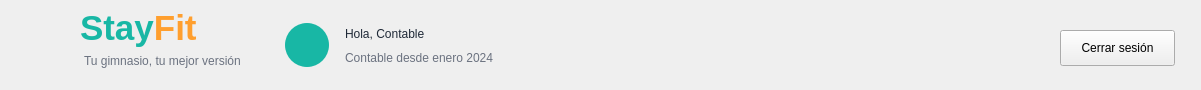
   <widget class="QFrame" name="frameHeader">
    <property name="geometry">
     <rect>
      <x>0</x>
      <y>0</y>
      <width>1201</width>
      <height>90</height>
     </rect>
    </property>
    <property name="frameShape">
     <enum>QFrame::NoFrame</enum>
    </property>
    <widget class="QLabel" name="lblLogoIcono">
     <property name="geometry">
      <rect>
       <x>18</x>
       <y>10</y>
       <width>65</width>
       <height>65</height>
      </rect>
     </property>
     <property name="styleSheet">
      <string notr="true">font: 28pt &quot;Segoe UI Emoji&quot;; color: #18B7A5;</string>
     </property>
     <property name="text">
      <string/>
     </property>
     <property name="pixmap">
      <pixmap>../imagenes/logo_stayfit.png</pixmap>
     </property>
     <property name="scaledContents">
      <bool>true</bool>
     </property>
    </widget>
    <widget class="QLabel" name="labelStayFitHeader">
     <property name="geometry">
      <rect>
       <x>80</x>
       <y>8</y>
       <width>170</width>
       <height>40</height>
      </rect>
     </property>
     <property name="text">
      <string>&lt;html&gt;&lt;head/&gt;&lt;body&gt;&lt;p&gt;&lt;span style=&quot; font-size:26pt; font-weight:700; color:#18B7A5;&quot;&gt;Stay&lt;/span&gt;&lt;span style=&quot; font-size:26pt; font-weight:700; color:#FF9F2E;&quot;&gt;Fit&lt;/span&gt;&lt;/p&gt;&lt;/body&gt;&lt;/html&gt;</string>
     </property>
    </widget>
    <widget class="QLabel" name="labelSubtituloHeader">
     <property name="geometry">
      <rect>
       <x>84</x>
       <y>52</y>
       <width>170</width>
       <height>18</height>
      </rect>
     </property>
     <property name="styleSheet">
      <string notr="true">color: #6B7280; font: 9pt &quot;Segoe UI&quot;;</string>
     </property>
     <property name="text">
      <string>Tu gimnasio, tu mejor versión</string>
     </property>
    </widget>
    <widget class="QLabel" name="lblAvatarCliente">
     <property name="geometry">
      <rect>
       <x>285</x>
       <y>23</y>
       <width>44</width>
       <height>44</height>
      </rect>
     </property>
     <property name="styleSheet">
      <string notr="true">background-color: #18B7A5; color: white; border-radius: 22px; font: 20pt &quot;Segoe UI Emoji&quot;;</string>
     </property>
     <property name="text">
      <string/>
     </property>
     <property name="pixmap">
      <pixmap>../imagenes/usuario.png</pixmap>
     </property>
     <property name="scaledContents">
      <bool>true</bool>
     </property>
    </widget>
    <widget class="QLabel" name="lblNombreCliente">
     <property name="geometry">
      <rect>
       <x>345</x>
       <y>22</y>
       <width>270</width>
       <height>24</height>
      </rect>
     </property>
     <property name="styleSheet">
      <string notr="true">font: bold 13pt &quot;Segoe UI&quot;; color: #1F2937;</string>
     </property>
     <property name="text">
      <string>Hola, Contable</string>
     </property>
    </widget>
    <widget class="QLabel" name="lblFechaAltaEntrenador">
     <property name="geometry">
      <rect>
       <x>345</x>
       <y>48</y>
       <width>191</width>
       <height>20</height>
      </rect>
     </property>
     <property name="styleSheet">
      <string notr="true">font: 10pt &quot;Segoe UI&quot;; color: #6B7280;</string>
     </property>
     <property name="text">
      <string>Contable desde enero 2024</string>
     </property>
    </widget>
    <widget class="QPushButton" name="btnCerrarSesion">
     <property name="geometry">
      <rect>
       <x>1060</x>
       <y>30</y>
       <width>115</width>
       <height>36</height>
      </rect>
     </property>
     <property name="text">
      <string>Cerrar sesión</string>
     </property>
    </widget>
   </widget>
